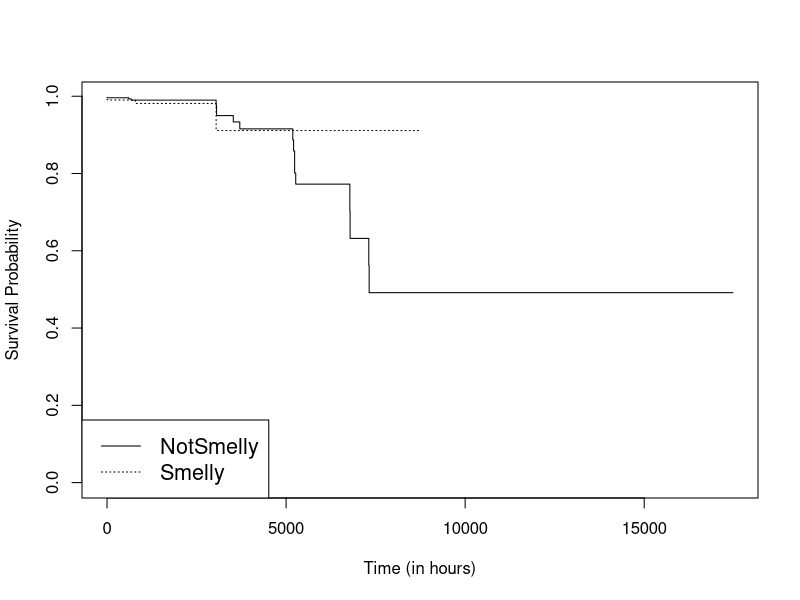
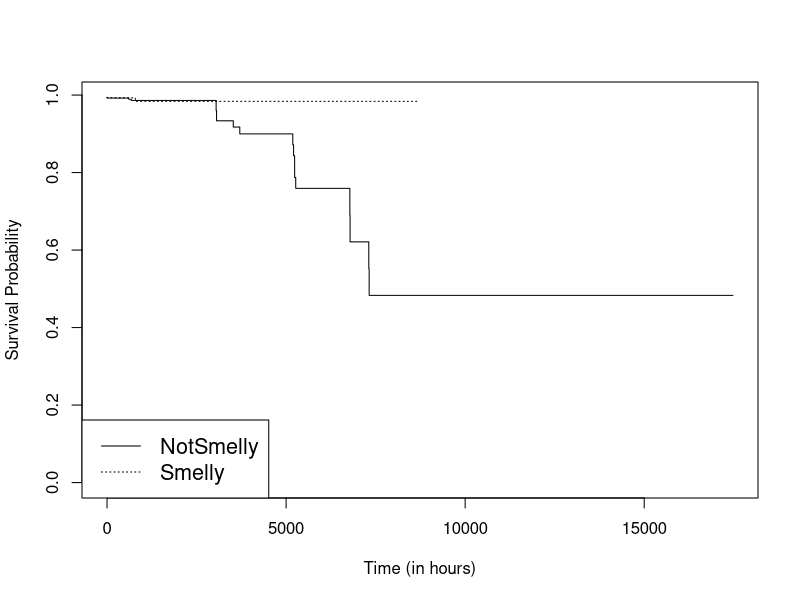
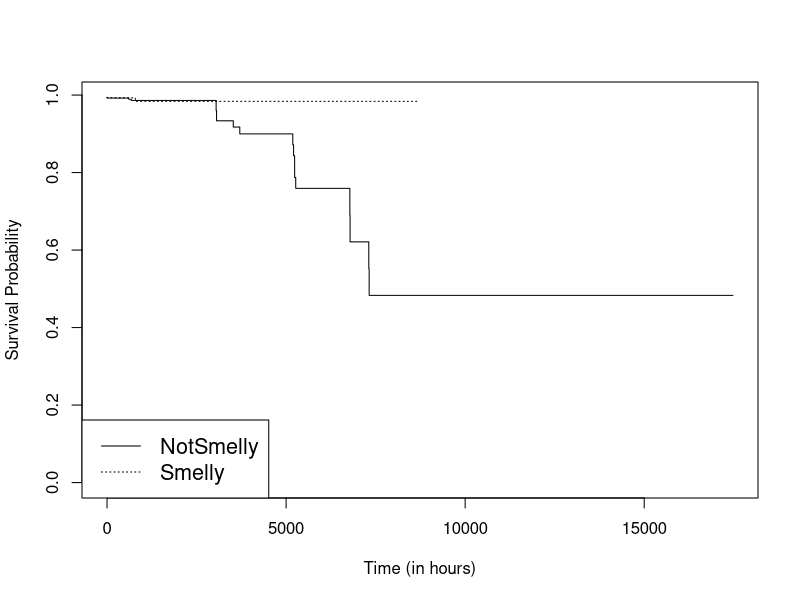

Here is the R script that generated these plots, in order:
library(survival)
library(rms)

variables <- c('linesAdded','linesRemoved','totalChurn','loc','maxstatements','maxdepth','complexity','maxlen','maxparams','maxnestedcallbacks','complexswitchcase','thisassign','complexchaining','noreassign','noextrabind','condassign','smelly')

type_smells <- c('maxstatements','maxdepth','complexity','maxlen','maxparams','maxnestedcallbacks','complexswitchcase','thisassign','complexchaining','noreassign','noextrabind','condassign')

mydata <- read.csv("Riot_vulnerabilities_smells_file-grain.csv")
attach(mydata)
write(sprintf("Results of vulnerabilities-smells with file grain"),"Riot_vulnerabilities-smells_summary.txt")

for (var in variables) {
	if (var == 'smelly') {
		kmsurvival <- npsurv(Surv(time, event) ~ get(var))
		jpeg('Riot_vulnerabilities_smells_file-grain_rplot.jpg')
		plot(kmsurvival,xlab = "Time (in hours)", ylab = "Survival Probability",lty = c(1,3),xaxs="r")
		legend("bottomleft", legend=c("NotSmelly", "Smelly"),lty=c(1,3),cex=1.3)
		dev.off()
	}
	write(sprintf("		Covariate : %s",var),"Riot_vulnerabilities-smells_summary.txt",append=TRUE)
	coxsurvival <- coxph(Surv(time, event) ~ get(var))
	write(sprintf("			exp(coef) : %g",coef(summary(coxsurvival))[2]),"Riot_vulnerabilities-smells_summary.txt",append=TRUE)
	write(sprintf("			p-value (Cox hazard model) : %g",coef(summary(coxsurvival))[5]),"Riot_vulnerabilities-smells_summary.txt",append=TRUE)
	coxsurvival <- coxph(Surv(time, event) ~ get(var))
	testdata <- cox.zph(coxsurvival)
	write(sprintf("			p-value (Porportional hazards assumption) : %g",testdata[[1]][3]),"Riot_vulnerabilities-smells_summary.txt",append=TRUE)
}

detach(mydata)
mydata <- read.csv("Riot_vulnerabilities_smells_line-grain.csv")
attach(mydata)
write(sprintf("Results of vulnerabilities-smells with line grain"),"Riot_vulnerabilities-smells_summary.txt",append = TRUE)

for (var in variables) {
	if (var == 'smelly') {
		kmsurvival <- npsurv(Surv(time, event) ~ get(var))
		jpeg('Riot_vulnerabilities_smells_line-grain_rplot.jpg')
		plot(kmsurvival,xlab = "Time (in hours)", ylab = "Survival Probability",lty = c(1,3),xaxs="r")
		legend("bottomleft", legend=c("NotSmelly", "Smelly"),lty=c(1,3),cex=1.3)
		dev.off()
		ev <- "event"
	}
	write(sprintf("		Covariate : %s",var),"Riot_vulnerabilities-smells_summary.txt",append=TRUE)
	if (is.element(var,type_smells) == TRUE) {
		ev <- paste("event",var,sep='')
	}
	else {
		ev <- "event"
	}
	coxsurvival <- coxph(Surv(time, event) ~ get(var))
	write(sprintf("			exp(coef) : %g",coef(summary(coxsurvival))[2]),"Riot_vulnerabilities-smells_summary.txt",append=TRUE)
	write(sprintf("			p-value (Cox hazard model) : %g",coef(summary(coxsurvival))[5]),"Riot_vulnerabilities-smells_summary.txt",append=TRUE)
	coxsurvival <- coxph(Surv(time, event) ~ get(var))
	testdata <- cox.zph(coxsurvival)
	write(sprintf("			p-value (Porportional hazards assumption) : %g",testdata[[1]][3]),"Riot_vulnerabilities-smells_summary.txt",append=TRUE)
}

detach(mydata)
mydata <- read.csv("Riot_vulnerabilities_smells_line-grain_large.csv")
attach(mydata)
write(sprintf("Results of vulnerabilities-smells with line grain and considering dependencies"),"Riot_vulnerabilities-smells_summary.txt",append = TRUE)

for (var in variables) {
	if (var == 'smelly') {
		kmsurvival <- npsurv(Surv(time, event) ~ get(var))
		jpeg('Riot_vulnerabilities_smells_line-grain_large_rplot.jpg')
		plot(kmsurvival,xlab = "Time (in hours)", ylab = "Survival Probability",lty = c(1,3),xaxs="r")
		legend("bottomleft", legend=c("NotSmelly", "Smelly"),lty=c(1,3),cex=1.3)
		dev.off()
		ev <- "event"
	}
	write(sprintf("		Covariate : %s",var),"Riot_vulnerabilities-smells_summary.txt",append=TRUE)
	if (is.element(var,type_smells) == TRUE) {
		ev <- paste("event",var,sep='')
	}
	else {
		ev <- "event"
	}
	coxsurvival <- coxph(Surv(time, event) ~ get(var))
	write(sprintf("			exp(coef) : %g",coef(summary(coxsurvival))[2]),"Riot_vulnerabilities-smells_summary.txt",append=TRUE)
	write(sprintf("			p-value (Cox hazard model) : %g",coef(summary(coxsurvival))[5]),"Riot_vulnerabilities-smells_summary.txt",append=TRUE)
	coxsurvival <- coxph(Surv(time, event) ~ get(var))
	testdata <- cox.zph(coxsurvival)
	write(sprintf("			p-value (Porportional hazards assumption) : %g",testdata[[1]][3]),"Riot_vulnerabilities-smells_summary.txt",append=TRUE)
}
